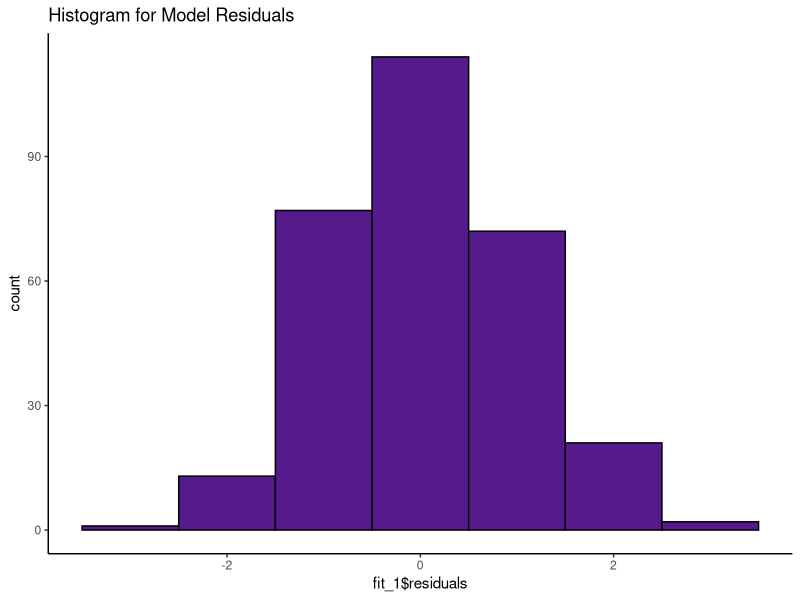
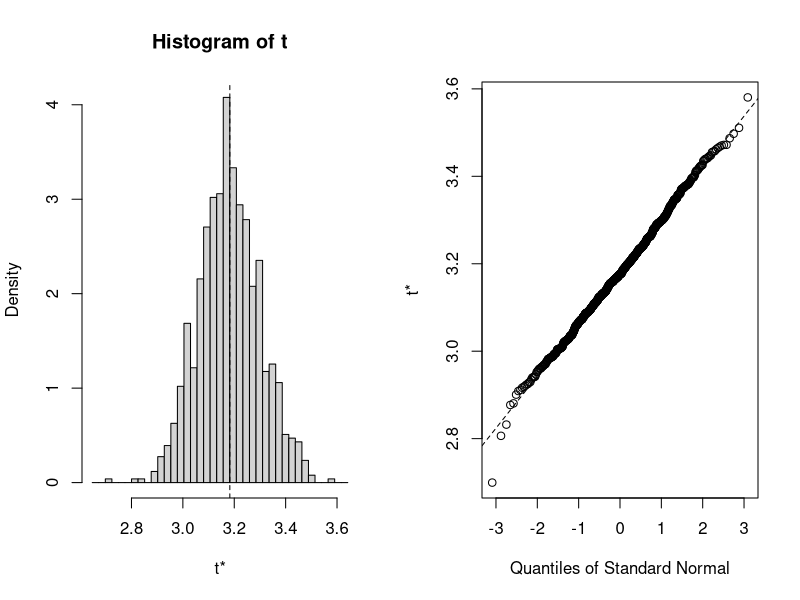
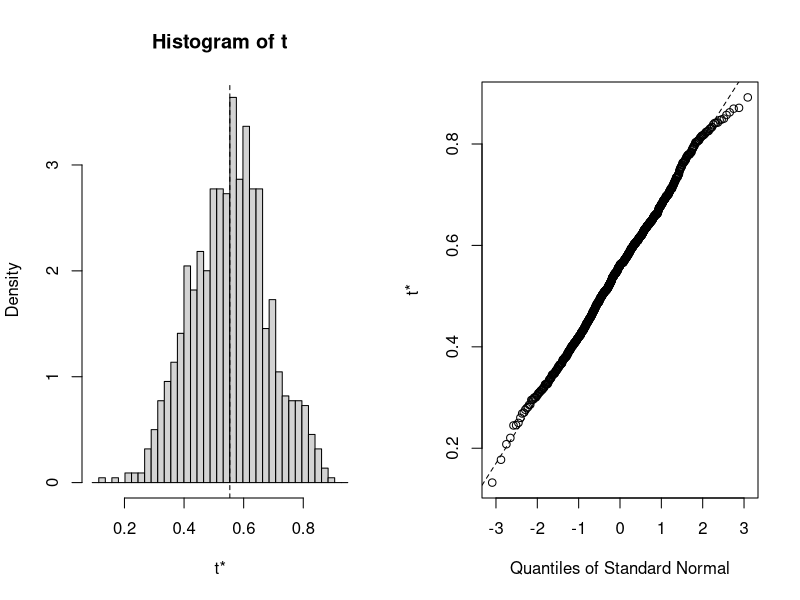
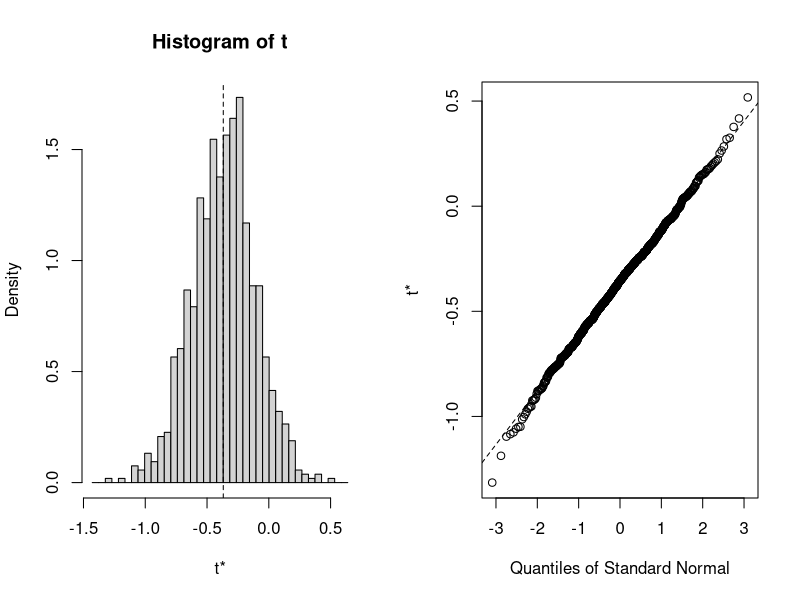

The R script that drew these images, in order:
## ---- chunk 1
knitr::opts_chunk$set(echo = TRUE)

library(tidyverse)
library(boot)
library(MASS)
## ---- chunk 2

d <- read_tsv("satisfaction_survey.txt")

## ---- chunk 3
as.factor(d$assigned_sex)
fit_1 <- lm(satisfaction ~ tenure + assigned_sex, data = d)
summary(fit_1)

ggplot(data=d, aes(fit_1$residuals)) +
geom_histogram(binwidth = 1, color = "black", fill = "purple4") +
theme(panel.background = element_rect(fill = "white"),
axis.line.x=element_line(),
axis.line.y=element_line()) +
ggtitle("Histogram for Model Residuals")

## ---- chunk 4

bs <- function(formula, data, indices){
  dt <- data[indices,]
  fit <- lm(formula, data=dt)
  return(coef(fit))
} 
results <- boot(data=d, statistic=bs, 
   R=1000, formula=satisfaction~assigned_sex + tenure)


results
plot(results, index=1) #intercept 
plot(results, index=2) #assigned_sex
plot(results, index=3) #tenure

boot.ci(results,type="bca",index=1, conf = 0.9) # intercept 
boot.ci(results,type="bca", index=2, conf=0.9) # assigned_sex
boot.ci(results,type="bca", index=3, conf=0.9) # tenure

